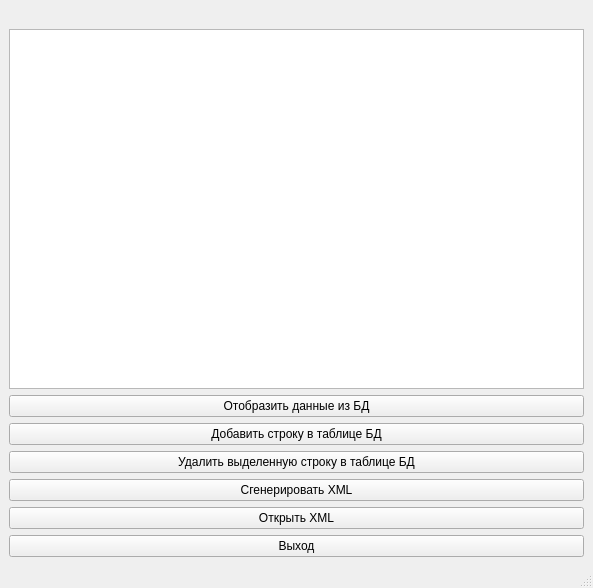
<?xml version="1.0" encoding="UTF-8"?>
<ui version="4.0">
 <class>MainWindow</class>
 <widget class="QMainWindow" name="MainWindow">
  <property name="geometry">
   <rect>
    <x>0</x>
    <y>0</y>
    <width>593</width>
    <height>588</height>
   </rect>
  </property>
  <property name="windowTitle">
   <string>MainWindow</string>
  </property>
  <widget class="QWidget" name="centralwidget">
   <layout class="QVBoxLayout" name="verticalLayout_4">
    <item>
     <layout class="QVBoxLayout" name="verticalLayout_3">
      <item>
       <layout class="QHBoxLayout" name="horizontalLayout">
        <item>
         <layout class="QVBoxLayout" name="verticalLayout_2">
          <item>
           <widget class="QLabel" name="label_tableView_BD_or_XML">
            <property name="text">
             <string/>
            </property>
           </widget>
          </item>
          <item>
           <widget class="QTableView" name="tableView_Display_BD_or_XML"/>
          </item>
         </layout>
        </item>
        <item>
         <layout class="QVBoxLayout" name="verticalLayout"/>
        </item>
       </layout>
      </item>
      <item>
       <widget class="QPushButton" name="pbDisplayBDtable">
        <property name="text">
         <string>Отобразить данные из БД</string>
        </property>
       </widget>
      </item>
      <item>
       <widget class="QPushButton" name="pbAddRow">
        <property name="text">
         <string>Добавить строку в таблице БД</string>
        </property>
       </widget>
      </item>
      <item>
       <widget class="QPushButton" name="pbRemoveRow">
        <property name="text">
         <string>Удалить выделенную строку в таблице БД</string>
        </property>
       </widget>
      </item>
      <item>
       <widget class="QPushButton" name="pbGenerationXML">
        <property name="text">
         <string>Сгенерировать XML</string>
        </property>
       </widget>
      </item>
      <item>
       <widget class="QPushButton" name="pbReadXml">
        <property name="text">
         <string>Открыть XML</string>
        </property>
       </widget>
      </item>
      <item>
       <widget class="QPushButton" name="pbExit">
        <property name="text">
         <string>Выход</string>
        </property>
       </widget>
      </item>
     </layout>
    </item>
   </layout>
  </widget>
  <widget class="QMenuBar" name="menubar">
   <property name="geometry">
    <rect>
     <x>0</x>
     <y>0</y>
     <width>593</width>
     <height>22</height>
    </rect>
   </property>
  </widget>
  <widget class="QStatusBar" name="statusbar"/>
 </widget>
 <resources/>
 <connections/>
</ui>
